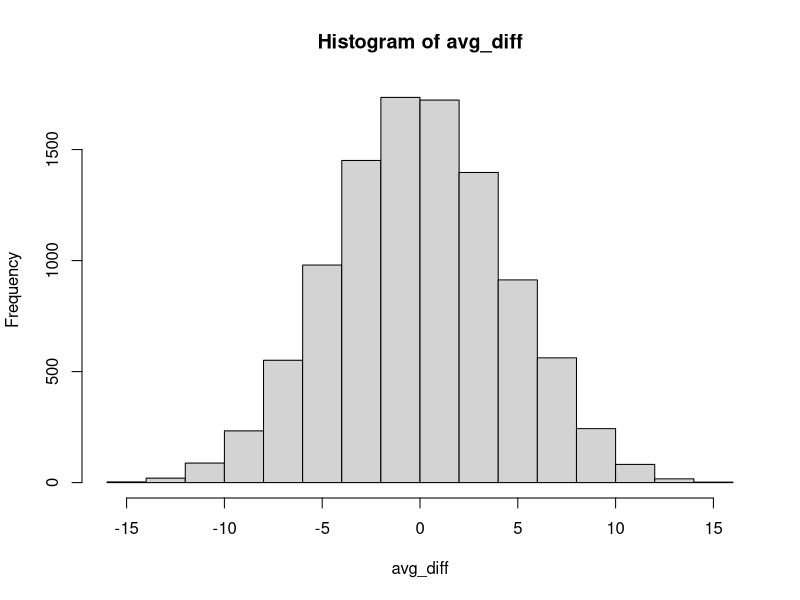
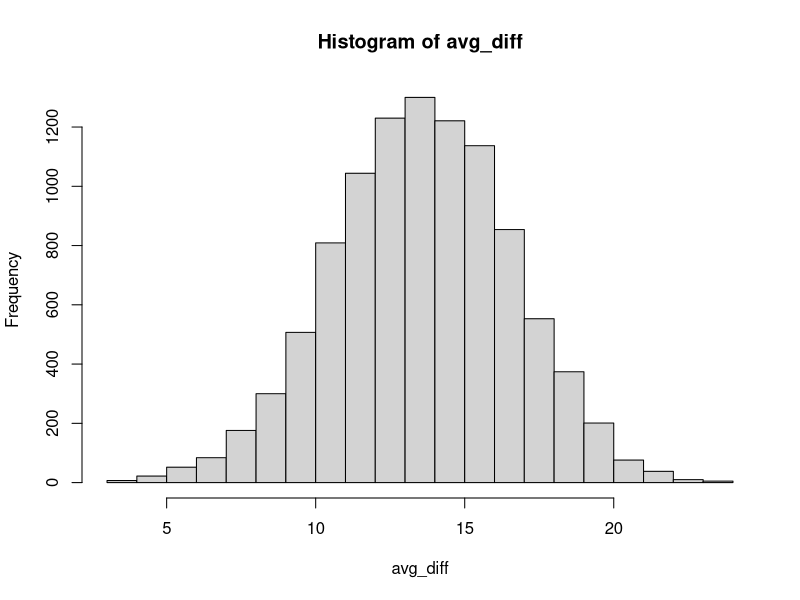
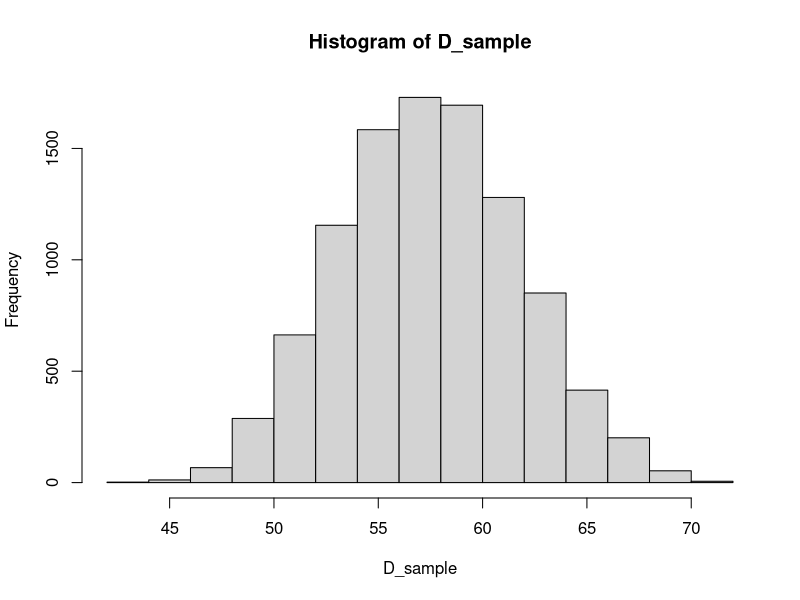
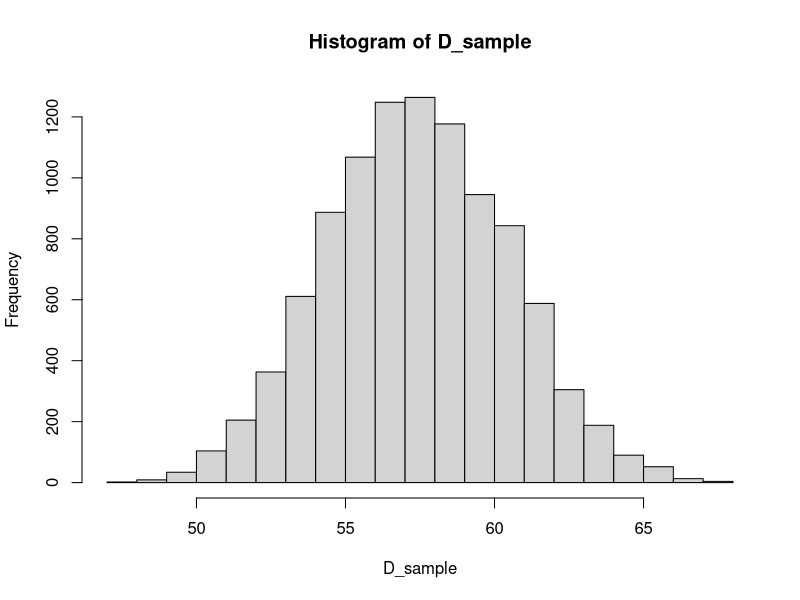
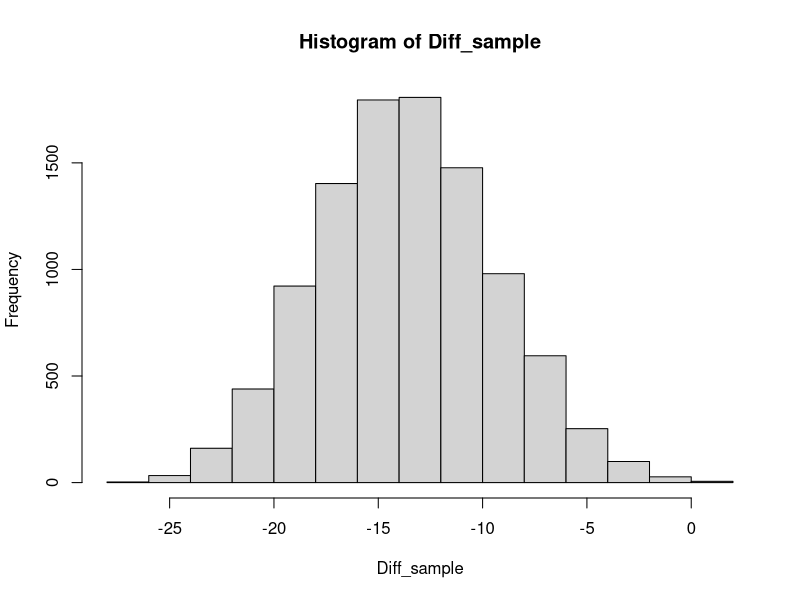

Write the R code that produced these figures, in order.
## ---- chunk 1
knitr::opts_chunk$set(echo = TRUE)
## ---- chunk 2

Placebo = c(54, 51, 58, 44, 55, 52, 42, 47, 58, 46)
Drug = c(54, 73, 53, 70, 73, 68, 52, 65, 65, 70)

Placebo_mean = mean(Placebo)
Placebo_mean
## ---- chunk 3
Drug_mean = mean(Drug)
Drug_mean
## ---- chunk 4

# We first combine the Placebo and Drug values
dataValues = c(Placebo, Drug)

# Then we create a character vector that specifies which value is from
#which group
dataLabels = c(rep("P",times=length(Placebo)),
               rep("D",times=length(Drug)))

# We can use the tapply() function to calculate the mean of each group.
# It takes the values, then separates them based on the labels
# and then takes the respective means of the different groups.

real_means = tapply(dataValues, dataLabels, mean)
real_means

# Note that tapply takes your data labels and puts them in ALPHABETICAL ORDER
## ---- chunk 5

# There is also a function that simply takes the difference of two values

real_diff = diff(real_means)
## ---- chunk 6

num_shuffles = 10000

# avg_diff is where we are going to save all the results.
avg_diff = numeric()

# repeat the following 10,000 times:
for ( i in 1:num_shuffles) {

  # sample from the data labels in a random order
  shuffleLabels = sample(dataLabels,
                         length(dataLabels),
                         replace=F)
  
  # now get the means of the two randomized groups
  avg_diff[i] = diff(tapply(dataValues,
                            shuffleLabels, 
                            mean))
}

# now look at the distribution of the difference between the means of the two randomized groups
hist(avg_diff)
## ---- chunk 7
length(which(real_diff >= avg_diff))/num_shuffles
## ---- chunk 8

num_shuffles = 10000

avg_diff = numeric()

for ( i in 1:num_shuffles) {
  PlaceboSamples = sample(Placebo, length(Placebo), replace=T)
  DrugSamples = sample(Drug, length(Drug), replace=T)
  avg_diff[i] = mean(DrugSamples) - mean(PlaceboSamples)
}

hist(avg_diff)
## ---- chunk 9
# the bottom of the 95% Confidence Interval
sort(avg_diff)[250]
## ---- chunk 10
# the top of the 95% Confidence Interval
sort(avg_diff)[9750]
## ---- chunk 11
D_sample=numeric()
n=5
for (i in 1:10000) {
  
  # recall that dataValues = c(Placebo, Drug) so we are just taking the mean of all the data
  D_sample[i] = mean(dataValues[sample(1:length(dataValues), n, replace = T)])
}

D_sample_sd = sd(D_sample)
D_sample_sd
## ---- chunk 12
sd(dataValues)/sqrt(n)
## ---- chunk 13
D_sample_mean = mean(D_sample)
D_sample_mean
hist(D_sample)
## ---- chunk 14
D_sample=numeric()
n=10
for (i in 1:10000) {
  D_sample[i] = mean(dataValues[sample(1:length(dataValues), n, replace = T)])
}

D_sample_sd = sd(D_sample)
D_sample_sd
## ---- chunk 15
hist(D_sample)
## ---- chunk 16
P_se = sd(Placebo)/sqrt(length(Placebo))

# Remember that we have n-1 degress of freedom ...
lower_limit = mean(Placebo) + qt(p = 0.025,df = length(Placebo)-1) * P_se
upper_limit = mean(Placebo) - qt(p = 0.975,df = length(Placebo)-1, lower.tail = F) * P_se
lower_limit
upper_limit
## ---- chunk 17
d_mean = mean(dataValues)
d_mean
t.test(Placebo, mu=d_mean)

## ---- chunk 18
# compute the difference of the means for 10,000 independent samples of size 5 
# taken from each of the Placebo and Drug populations separately

Diff_sample=numeric()
n=5
for (i in 1:10000) {
  # sample n random integers, with replacement, from 1 up to the number of items in P and D
  # use these as indeces to take 5 random samples from each of the P and D vectors
  # then take the mean of each and compute the difference betwen means
  Diff_sample[i] = mean(Placebo[sample(1:length(Placebo), n, replace = T)]) -
                   mean(Drug[sample(1:length(Drug), n, replace = T)])
  
}

hist(Diff_sample)

## ---- chunk 19

# sd of the difference between the means
se_diff = ( sqrt((sd(Placebo)**2)/length(Placebo) + (sd(Drug)**2)/length(Drug)) )

# difference of the means
mean(Drug) - mean(Placebo)

tstat = ( mean(Drug) - mean(Placebo) ) / se_diff
tstat
## ---- chunk 20
t.test(Placebo, Drug, var.equal = T)

## ---- chunk 21

incomes = c(200, 69, 141, 45, 154, 169, 142, 198,
            178, 197, 1000000, 166, 188, 178, 129,
            87, 151, 101, 187, 154)

mean(incomes)
## ---- chunk 22
average_income = numeric()
for (i in 1:10000) {
  average_income[i] = mean(sample(incomes,
                                  length(incomes),
                                  replace=T))
}
## ---- chunk 23
sort(average_income)[500]
## ---- chunk 24
sort(average_income)[9500]
